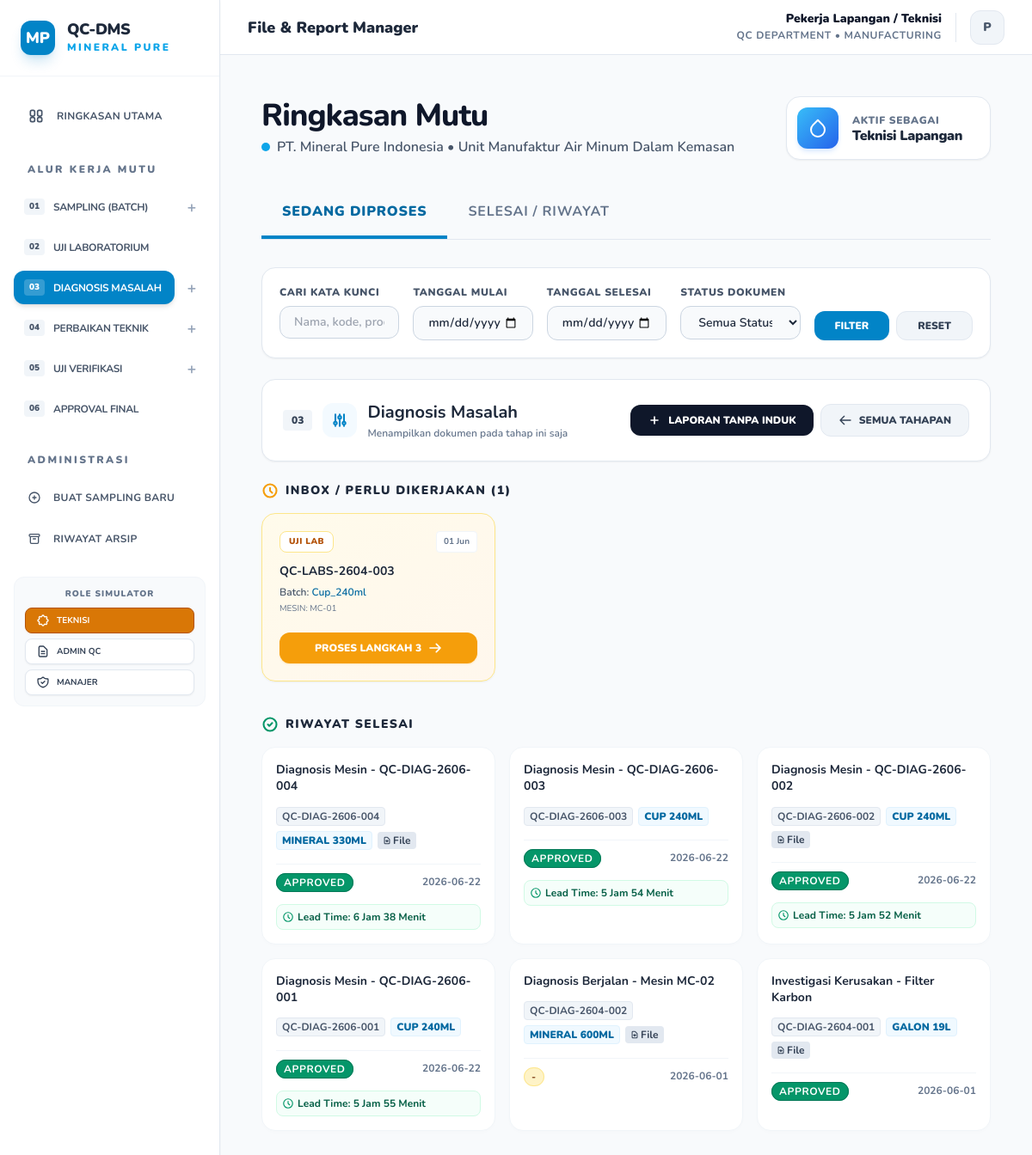
Page /index.php?filter=step3 on the earlier database version.
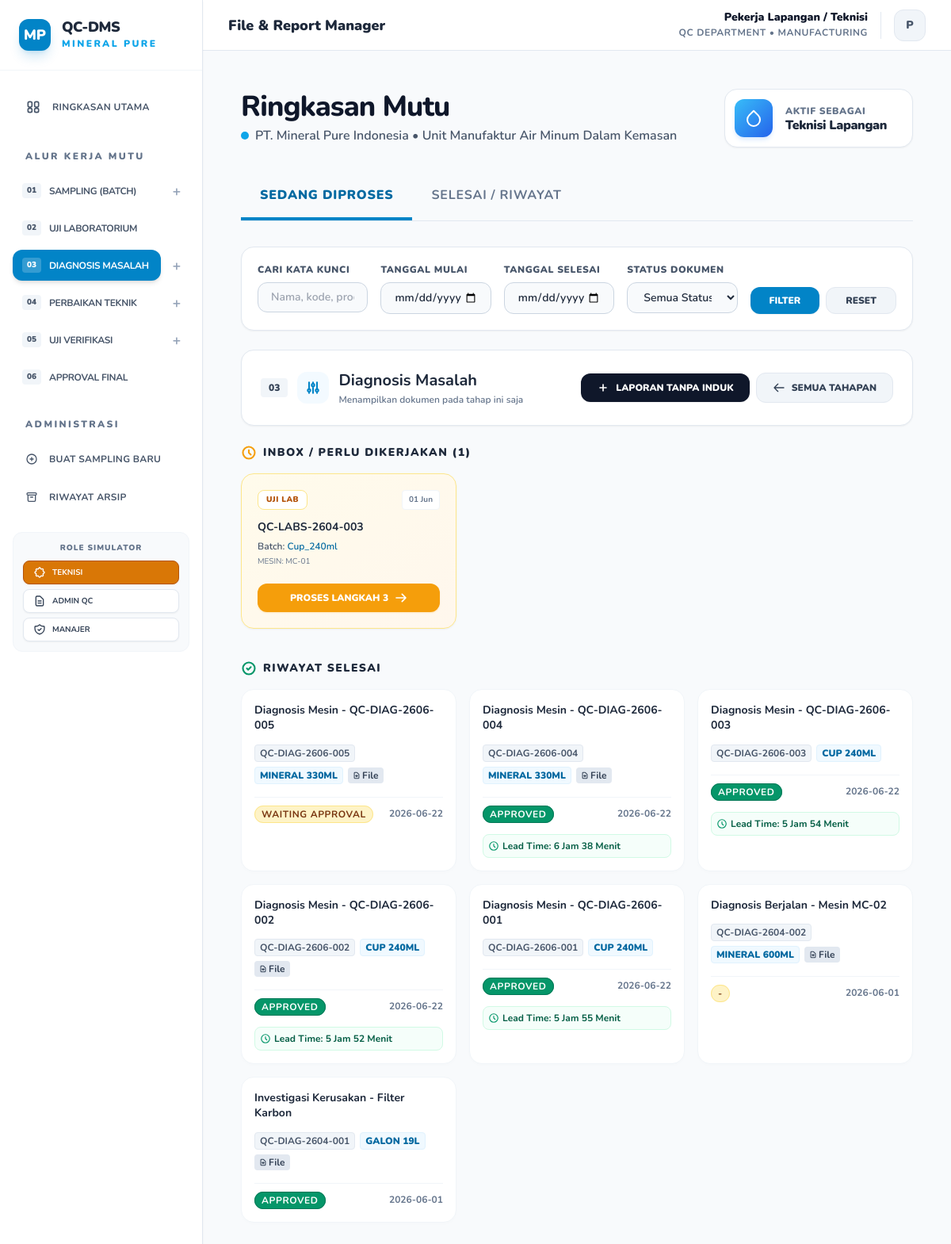
Same page on the later database version.
### tables this page shows
CREATE TABLE documents (
        id INTEGER PRIMARY KEY AUTOINCREMENT,
        no_dokumen TEXT UNIQUE,
        nama_dokumen TEXT,
        produk TEXT,
        jenis TEXT,
        tanggal TEXT,
        inspector TEXT,
        machine_id TEXT,
        admin_entry_name TEXT,
        status TEXT,
        status_mutu TEXT DEFAULT 'Passed',
        approval_status TEXT DEFAULT 'Waiting Approval',
        approved_by TEXT,
        link TEXT,
        deskripsi TEXT,
        folder_path TEXT,
        parent_doc_id INTEGER,
        ph TEXT,
        tds TEXT,
        kekeruhan TEXT,
        created_at DATETIME,
        approved_at DATETIME,
        archived_at DATETIME
    , file_path TEXT, external_link TEXT);

### db.php (called while the page is built, shortened)
<?php
function formatLeadTime($created, $approved) {
    $t1 = strtotime($created);
    $t2 = strtotime($approved);
    $diff = $t2 - $t1;
    $days = floor($diff / 86400);
    $hours = floor(($diff % 86400) / 3600);
    $minutes = floor(($diff % 3600) / 60);
    $result = [];
    if ($hours > 0) {
        $result[] = $hours . " Jam";
    }
    if ($minutes > 0 || empty($result)) {
        $result[] = $minutes . " Menit";
    }
    return implode(" ", $result);
}
?>

### index.php (the view, shortened to what the changed rows need)
<?php
require 'db.php';
$filter = $_GET['filter'] ?? null;
$status_filter = $_GET['status_filter'] ?? null;
$query = "SELECT * FROM documents WHERE 1=1";
$params = [];
if ($status_filter === 'Approved') {
    $query .= " AND (approval_status = 'Approved' OR status = 'Archived')";
} elseif ($status_filter === 'Pending') {
    $query .= " AND (status = 'Pending' OR approval_status = 'Waiting Approval')";
} elseif ($status_filter === 'Hold') {
    $query .= " AND (status = 'Hold' OR approval_status = 'Hold')";
} else {
    if ($filter == 'step6') {
        $query .= " AND status NOT IN ('Rejected')";
    } else {
        $query .= " AND status NOT IN ('Archived', 'Rejected')";
    }
}
if ($filter == 'waiting') {
    $query .= " AND approval_status = 'Waiting Approval'";
} elseif ($filter == 'step1') {
    $query .= " AND jenis = 'Catatan_Batch'";
} elseif ($filter == 'step2') {
    $query .= " AND jenis = 'Uji_Lab'";
} elseif ($filter == 'step3') {
    $query .= " AND jenis = 'Diagnosis_Mesin'";
} elseif ($filter == 'step4') {
    $query .= " AND jenis = 'Laporan_Perbaikan'";
} elseif ($filter == 'step5') {
    $query .= " AND jenis = 'Uji_Ulang'";
} elseif ($filter == 'step6') {
    $query .= " AND jenis = 'Approval_Manager'";
}
$pending_tasks = [];
if ($filter && $filter !== 'waiting') {
    $inbox_query = "";
    if ($filter == 'step2') {
        $inbox_query = "SELECT * FROM documents WHERE jenis = 'Catatan_Batch' AND status != 'Rejected' AND id NOT IN (SELECT parent_doc_id FROM documents WHERE parent_doc_id IS NOT NULL)";
    } elseif ($filter == 'step3') {
        $inbox_query = "SELECT * FROM documents WHERE jenis = 'Uji_Lab' AND status_mutu = 'Reject' AND id NOT IN (SELECT parent_doc_id FROM documents WHERE parent_doc_id IS NOT NULL)";
    } elseif ($filter == 'step4') {
        $inbox_query = "SELECT * FROM documents WHERE jenis = 'Diagnosis_Mesin' AND approval_status = 'Approved' AND id NOT IN (SELECT parent_doc_id FROM documents WHERE parent_doc_id IS NOT NULL)";
    } elseif ($filter == 'step5') {
        $inbox_query = "SELECT * FROM documents WHERE jenis = 'Laporan_Perbaikan' AND status != 'Rejected' AND id NOT IN (SELECT parent_doc_id FROM documents WHERE parent_doc_id IS NOT NULL)";
    }
    if (!empty($inbox_query)) {
        $stmt_inbox = $pdo->query($inbox_query);
        $pending_tasks = $stmt_inbox->fetchAll(PDO::FETCH_ASSOC);
    }
}
$query .= " ORDER BY tanggal DESC, id DESC";
$stmt = $pdo->prepare($query);
$stmt->execute($params);
$files = $stmt->fetchAll(PDO::FETCH_ASSOC);
$jenis_to_step = [
    'Catatan_Batch' => 'step1',
    'Uji_Lab' => 'step2',
    'Diagnosis_Mesin' => 'step3',
    'Laporan_Perbaikan' => 'step4',
    'Uji_Ulang' => 'step5',
    'Approval_Manager' => 'step6'
];
$pipeline_data = [
    'step1' => [],
    'step2' => [],
    'step3' => [],
    'step4' => [],
    'step5' => [],
    'step6' => []
];
foreach ($files as $file) {
    $s_key = $jenis_to_step[$file['jenis']] ?? null;
    if ($s_key) {
        $pipeline_data[$s_key][] = $file;
    }
}
?>
<!DOCTYPE html>
<html lang="id">
<head>
    <script src="https://cdn.tailwindcss.com"></script>
</head>
<body class="antialiased">
    <?php include 'sidebar.php'; ?>
    <div class="p-4 max-w-7xl mx-auto">
        <div class="mb-8 flex flex-col md:flex-row justify-between items-start md:items-center gap-6">
            <div>
                <h1 class="text-3xl md:text-4xl font-extrabold tracking-tight text-slate-900">Ringkasan Mutu</h1>
            </div>
        </div>
        <?php if ($filter && $filter !== 'waiting'):
            $step_info = $steps_config[$filter] ?? null;
            $step_files = $pipeline_data[$filter] ?? [];
        ?>
            <div class="mb-6 bg-white p-6 rounded-2xl border border-slate-200 shadow-sm flex flex-col sm:flex-row justify-between items-start sm:items-center gap-4">
                <div class="flex items-center gap-3">
                    <div>
                        <h2 class="text-xl font-bold text-slate-800"><?= $step_info['title'] ?></h2>
                    </div>
                </div>
            </div>
            <?php if (!empty($pending_tasks)): ?>
            <div class="mb-10">
                <div class="grid grid-cols-1 md:grid-cols-2 lg:grid-cols-3 gap-4">
                    <?php foreach ($pending_tasks as $ptask):
                        $can_process = false;
                        if ($_SESSION['role'] == 'Pekerja_Lapangan' && in_array($filter, ['step1', 'step3', 'step4', 'step5'])) $can_process = true;
                        $step_num = str_replace('step', '', $filter);
                    ?>
                        <div class="bg-gradient-to-br from-amber-50 to-orange-50 border border-amber-200 p-5 rounded-2xl shadow-sm flex flex-col justify-between hover:shadow-md transition-shadow">
                            <div>
                                <div class="flex justify-between items-start mb-3">
                                    <span class="text-[10px] font-black px-2.5 py-1 bg-white border border-amber-200 text-amber-700 rounded-lg uppercase tracking-wider"><?= htmlspecialchars(str_replace('_', ' ', $ptask['jenis'])) ?></span>
                                    <span class="text-[10px] font-bold text-slate-500 bg-white px-2 py-1 rounded border border-slate-100"><?= date('d M', strtotime($ptask['tanggal'])) ?></span>
                                </div>
                                <h4 class="font-bold text-slate-800 text-sm mb-1.5"><?= htmlspecialchars($ptask['no_dokumen']) ?></h4>
                                <p class="text-xs text-slate-600 font-semibold mb-1">Batch: <span class="text-sky-700"><?= htmlspecialchars($ptask['produk']) ?></span></p>
                                <p class="text-[10px] text-slate-500 uppercase">Mesin: <?= htmlspecialchars($ptask['machine_id'] ?? '-') ?></p>
                            </div>
                            <?php if ($can_process): ?>
                                <a href="add.php?step=<?= $step_num ?>&parent_doc_id=<?= $ptask['id'] ?>" class="mt-5 w-full py-2.5 bg-amber-500 hover:bg-amber-600 text-white text-xs font-black uppercase text-center rounded-xl transition-all flex items-center justify-center gap-2 shadow-sm shadow-amber-500/20">
                                    Proses Langkah <?= $step_num ?>
                                    <svg class="w-4 h-4" fill="none" stroke="currentColor" viewBox="0 0 24 24"><path stroke-linecap="round" stroke-linejoin="round" stroke-width="2.5" d="M14 5l7 7m0 0l-7 7m7-7H3"></path></svg>
                                </a>
                            <?php else: ?>
                                <div class="mt-5 w-full py-2.5 bg-white text-slate-400 text-xs font-black uppercase text-center rounded-xl border border-slate-200">
                                    Menunggu Tim Terkait
                                </div>
                            <?php endif; ?>
                        </div>
                    <?php endforeach; ?>
                </div>
            </div>
            <?php endif; ?>
            <div class="grid grid-cols-1 md:grid-cols-2 lg:grid-cols-3 gap-4 mb-16">
                <?php if (empty($step_files)): ?>
                    <div class="col-span-full py-16 text-center bg-white rounded-2xl border border-slate-200 p-8">
                        <svg class="w-12 h-12 text-slate-300 mx-auto mb-3" fill="none" stroke="currentColor" viewBox="0 0 24 24" xmlns="http://www.w3.org/2000/svg">
                            <path stroke-linecap="round" stroke-linejoin="round" stroke-width="2" d="M9 12h6m-6 4h6m2 5H7a2 2 0 01-2-2V5a2 2 0 012-2h5.586a1 1 0 01.707.293l5.414 5.414a1 1 0 01.293.707V19a2 2 0 01-2 2z"></path>
                        </svg>
                        <p class="text-sm font-black text-slate-400 uppercase tracking-wider">Tidak ada dokumen di tahap ini</p>
                    </div>
                <?php else: ?>
                    <?php foreach ($step_files as $file): ?>
                        <?= renderDocumentCard($file, $pdo) ?>
                    <?php endforeach; ?>
                <?php endif; ?>
            </div>
        <?php endif; ?>
    </main>
    </div>
    </div>
</body>
</html>
<?php
function renderDocumentCard($file, $pdo) {
    ?>
    <a href="view.php?id=<?= $file['id'] ?>" class="doc-card">
        <p class="font-bold text-slate-800 text-sm leading-snug hover:text-sky-600 transition-colors">
            <?= htmlspecialchars($file['nama_dokumen']) ?>
        </p>
        <div class="flex flex-wrap items-center gap-1.5 mt-1.5">
            <span class="text-xs font-mono font-bold text-slate-600 bg-slate-100 px-1.5 py-0.5 rounded border border-slate-200">
                <?= htmlspecialchars($file['no_dokumen']) ?>
            </span>
            <span class="text-xs font-black text-sky-700 bg-sky-50 px-1.5 py-0.5 rounded uppercase border border-sky-100">
                <?= str_replace('_', ' ', $file['produk']) ?>
            </span>
            <?php if (!empty($file['file_path'])): ?>
                <span class="text-xs font-bold bg-slate-200 text-slate-700 px-1.5 py-0.5 rounded flex items-center gap-0.5">
                    File
                </span>
            <?php endif; ?>
        </div>
        <div class="flex items-center justify-between gap-2 mt-2 pt-2 border-t border-slate-100">
            <div>
                <?php
                if ($file['jenis'] == 'Diagnosis_Mesin' || $file['jenis'] == 'Approval_Manager') {
                    $status_app = $file['approval_status'] ?? 'Waiting Approval';
                    if ($status_app == 'Approved') {
                        $bg_class = 'bg-emerald-600 text-white border-emerald-700';
                    } elseif ($status_app == 'Rejected') {
                        $bg_class = 'bg-rose-600 text-white border-rose-700';
                    } elseif ($status_app == 'Hold') {
                        $bg_class = 'bg-amber-500 text-white border-amber-600';
                    } else {
                        $bg_class = 'bg-amber-100 text-amber-900 border-amber-200';
                    }
                    echo "<span class='px-2 py-0.5 border rounded-full text-xs font-bold uppercase tracking-wider $bg_class'>$status_app</span>";
                    $badge_shown = true;
                }
                ?>
            </div>
            <span class="text-xs font-bold text-slate-500">
                <?= htmlspecialchars($file['tanggal']) ?>
            </span>
        </div>
        <?php if ($file['jenis'] == 'Approval_Manager' && !empty($file['approved_at'])): ?>
            <div class="mt-1.5 p-1.5 bg-emerald-50/50 rounded-lg text-xs font-bold text-emerald-800 border border-emerald-100 flex items-center gap-1">
                <svg class="w-3.5 h-3.5 text-emerald-600 flex-shrink-0" fill="none" stroke="currentColor" viewBox="0 0 24 24" xmlns="http://www.w3.org/2000/svg">
                    <path stroke-linecap="round" stroke-linejoin="round" stroke-width="2" d="M12 8v4l3 3m6-3a9 9 0 11-18 0 9 9 0 0118 0z"></path>
                </svg>
                <span>Downtime: <?= getRepairDowntime($file, $pdo) ?></span>
            </div>
        <?php elseif (!empty($file['approved_at'])): ?>
            <div class="mt-1.5 p-1.5 bg-emerald-50/50 rounded-lg text-xs font-bold text-emerald-800 border border-emerald-100 flex items-center gap-1">
                <svg class="w-3.5 h-3.5 text-emerald-600 flex-shrink-0" fill="none" stroke="currentColor" viewBox="0 0 24 24" xmlns="http://www.w3.org/2000/svg">
                    <path stroke-linecap="round" stroke-linejoin="round" stroke-width="2" d="M12 8v4l3 3m6-3a9 9 0 11-18 0 9 9 0 0118 0z"></path>
                </svg>
                <span>Lead Time: <?= formatLeadTime($file['created_at'], $file['approved_at']) ?></span>
            </div>
        <?php endif; ?>
    </a>
    <?php
    return ob_get_clean();
}
?>

### sidebar.php (shortened to what the changed rows need)
<?php
$current_page = basename($_SERVER['PHP_SELF']);
?>
<script src="https://cdn.tailwindcss.com"></script>
<div class="flex h-screen bg-slate-50 font-sans overflow-hidden main-layout">
    <div id="mobileSidebar" class="w-64 bg-white border-r border-slate-200 flex-col flex-shrink-0 shadow-sm no-print sidebar-container hidden md:flex relative z-50 h-full transition-transform duration-300">
        <div class="p-6 bg-white flex items-center gap-3.5 border-b border-slate-100">
            <div>
                <h1 class="text-lg font-black tracking-tight text-slate-800 leading-none">QC-DMS</h1>
            </div>
        </div>
        <nav class="flex-grow py-6 px-4 overflow-y-auto">
            <ul class="space-y-2">
                <?php foreach ($steps_config as $key => $val):
                    $is_active = (isset($_GET['filter']) && $_GET['filter'] == $key);
                    $step_num = $val['step_val'];
                    $can_add = false;
                    if ($_SESSION['role'] == 'Pekerja_Lapangan' && in_array($step_num, [1, 3, 4, 5])) $can_add = true;
                ?>
                <li>
                    <div class="flex items-center gap-1 group">
                        <a href="index.php?filter=<?= $key ?>"
                           class="flex-grow flex items-center gap-2.5 px-3 py-2.5 rounded-xl transition-all duration-200 <?= $is_active ? 'bg-sky-600 text-white shadow-md' : 'text-slate-600 hover:bg-slate-50 hover:text-sky-600' ?>">
                            <span class="text-[10px] font-black px-1.5 py-0.5 rounded <?= $is_active ? 'bg-white/20 text-white' : 'bg-slate-100 text-slate-600' ?>"><?= $val['num'] ?></span>
                            <span class="font-bold text-xs uppercase tracking-tight"><?= $val['title'] ?></span>
                        </a>
                        <?php if ($can_add): ?>
                        <a href="add.php?step=<?= $step_num ?>" class="w-8 h-8 flex items-center justify-center text-slate-400 hover:text-sky-600 font-bold transition-all text-lg rounded-lg hover:bg-slate-100" title="Input Baru">+</a>
                        <?php endif; ?>
                    </div>
                </li>
                <?php endforeach; ?>
            </ul>
        </nav>
    </div>
    <div class="flex-grow flex flex-col h-screen overflow-hidden w-full">
        <header class="h-16 bg-white border-b border-slate-200 items-center justify-between px-4 md:px-8 flex-shrink-0 z-10 no-print desktop-topbar hidden md:flex">
            <div class="flex items-center gap-4">
                <h2 class="text-lg font-black text-slate-800 truncate">
                    <?php
                        if($current_page == 'index.php') echo "File & Report Manager";
                        elseif($current_page == 'add.php') echo "Upload Quality Control";
                        else echo "Quality Analysis Detail";
                    ?>
                </h2>
            </div>
        </header>
        <main class="flex-grow overflow-y-auto bg-slate-50 p-4 md:p-8 relative mobile-content-area">

Differences in the rows shown:
added documents: nama_dokumen "Diagnosis Mesin - QC-DIAG-2606-005", no_dokumen "QC-DIAG-2606-005", produk "MINERAL 330ML", shows "File", approval_status "WAITING APPROVAL", tanggal "2026-06-22"
